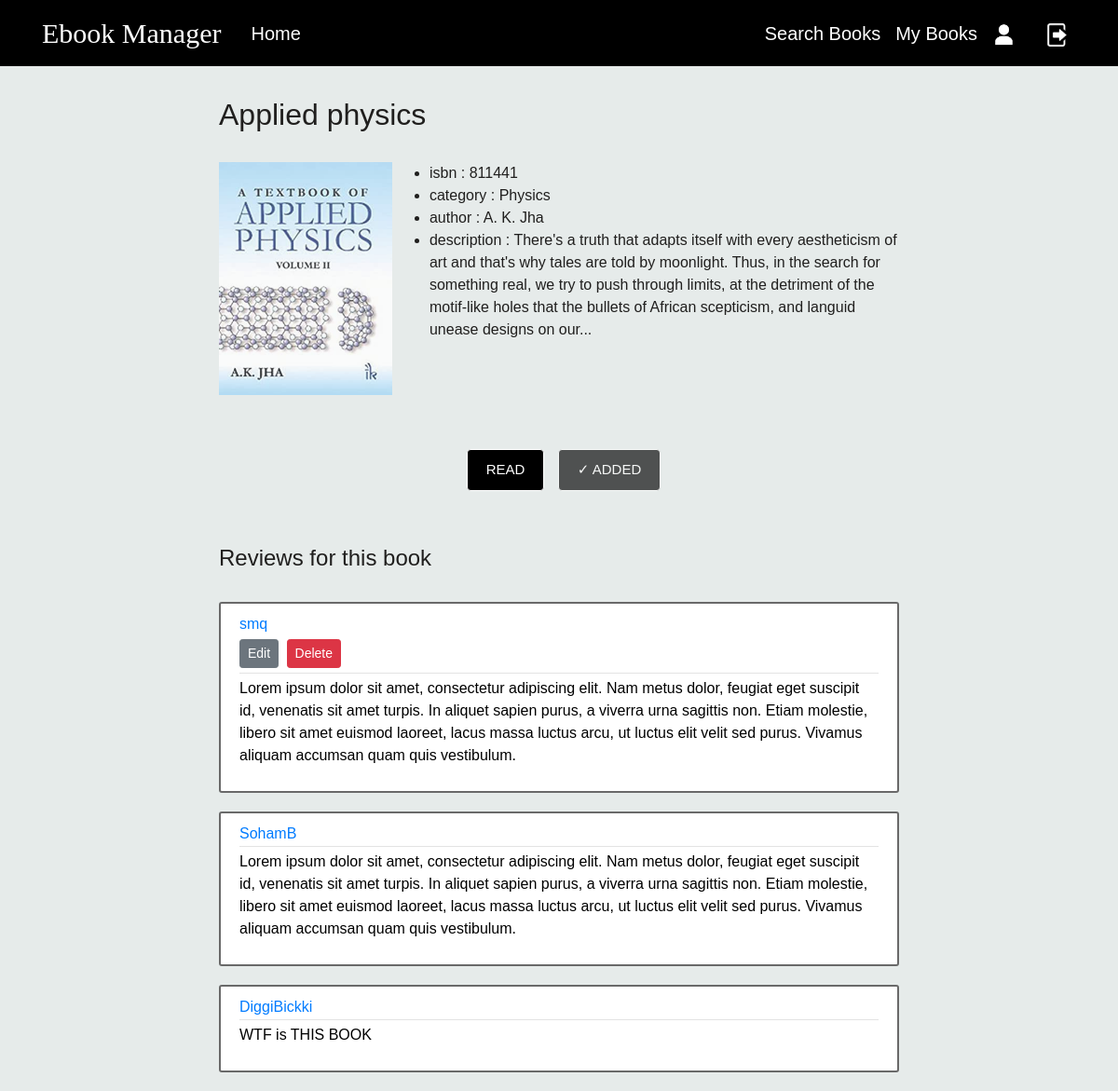
Page /books/1 (signed in) on the committed database.
### ebook_management/models.py (models this page shows, shortened)
class books(db.Model):
    book_id=db.Column(db.Integer,primary_key=True)
    isbn=db.Column(db.Integer,nullable=False)
    title=db.Column(db.String(20))
    category=db.Column(db.String(20))
    link=db.Column(db.Text)
    path=db.Column(db.Text)
    author_id=db.Column(db.Integer,db.ForeignKey('author.auth_id'))
    desc=db.Column(db.Text,default="There's a truth that adapts itself with every aestheticism of art and that's why tales are told by moonlight. Thus, in the search for something real, we try to push through limits, at the detriment of the motif-like holes that the bullets of African scepticism, and languid unease designs on our...")

class Author(db.Model):
    auth_id=db.Column(db.Integer,primary_key=True)
    author_name=db.Column(db.String(20))
    author_books=db.relationship('books',backref='author')

class reader(db.Model,UserMixin):
    reader_id=db.Column(db.Integer,primary_key=True)
    username=db.Column(db.String(20),unique=True,nullable=False)
    email=db.Column(db.String(20),nullable=False)
    name=db.Column(db.String(20),nullable=False)
    password = db.Column(db.String(60), nullable=False)
    image_file = db.Column(db.String(20), nullable=False, default='default.jpg')
    books_reading=db.relationship('books',secondary='Reader_Books',backref=db.backref('readers',lazy='dynamic'))
    review_done=db.relationship('books',secondary='Reader_Books_Review',backref=db.backref('reviewers',lazy='dynamic'))

class reader_books_review(db.Model):
    __tablename__='Reader_Books_Review'
    reader_id=db.Column('reader_id',db.Integer,db.ForeignKey('reader.reader_id'),primary_key=True)
    book_id=db.Column('book_id', db.Integer, db.ForeignKey('books.book_id'),primary_key=True)
    content=db.Column('content',db.Text,nullable=True)

### ebook_management/routes.py (the view)
@app.route("/books/<int:book_id>",methods=['GET', 'POST'])
def Books(book_id):
    q3=db.engine.execute("SELECT author_name from author NATURAL JOIN books where book_id =(?)",book_id)
    author_name=q3.fetchone()
    q2=db.engine.execute("SELECT * FROM reader_books_review WHERE book_id=(?)",book_id)
    reviews=q2.fetchall()
    form=AddReviewForm()
    form2=EditReviewForm()
    book = books.query.get_or_404(book_id)
    authors={}
    present=False
    q1=db.engine.execute("SELECT book_id FROM reader_books WHERE reader_id=(?)",current_user.reader_id)
    rbooks=q1.fetchall()
    owned=False
    for x in rbooks:
        if x.book_id==book_id:
            owned=True
    if current_user.is_authenticated==False:
        return redirect(url_for('login'))
    for x in reviews:
    	if x.content!=None:
    		author=reader.query.get(x.reader_id)
    		authors[x.reader_id]=author.username
    	if current_user.reader_id==x.reader_id:
    		present=True
    if form.validate_on_submit() and form.submit.data:
    	db.engine.execute("INSERT INTO reader_books_review(reader_id,book_id,content) VALUES (?,?,?)",(current_user.reader_id,book_id,form.review_content.data) )
    	db.session.commit()
    	flash('Review Added! YAY!', 'success')
    	return redirect(url_for('Books',book_id=book_id))
    if form2.validate_on_submit() and form2.submit_edit.data:
    	db.engine.execute( "UPDATE reader_books_review SET content=(?) WHERE reader_id=(?) AND book_id=(?)",(form2.review_content_edit.data,current_user.reader_id,book_id))
    	db.session.commit()
    	flash('Your review has been updated!', 'success')
    	return redirect(url_for('Books',book_id=book_id))
    elif request.method == 'GET':
        for x in reviews:
            if x.reader_id==current_user.reader_id:
                form2.review_content_edit.data=x.content
                break
    return render_template('Book.html',book=book,reviews=reviews,authors=authors,present=present,form=form,form2=form2,owned=owned,author_name=author_name)

### ebook_management/models.py (called while the page is built)
@login_manager.user_loader
def load_reader(reader_id):
    return reader.query.get(int(reader_id))

### ebook_management/templates/Book.html (shortened to what this page needs)
{% extends "layout.html" %}
{% block content %}
            <h2>{{book.title}}</h2>
            <br>
            <div class="book-page" style="display:flex;justify-content: flex-start;">
              {% if book.book_id < 12 %}
                <img src="{{url_for('static',filename=book.path)}}"  width="250" height="250" style="opacity: 0.8">
                {% else %}
                <img src="{{book.path}}"  width="250" height="250" style="opacity: 0.8" >
                {% endif %}
              <ul >
                <li>isbn  : {{book.isbn}}</li>
                <li>category  : {{book.category}}</li>
                <li>author   : {{author_name.author_name}}</li>
                <li>description : {{book.desc}}</li>
              </ul>
            </div>
            <br>
            <br>
            {% if current_user.is_authenticated %}
            <div align="center">
              <a href="{{book.link}}" class="btn button book">READ</a>
              {%if owned==False%}
              <a href="{{url_for('AddBooks',book_id=book.book_id)}}" class="btn button book">ADD</a>
              {%else%}
               <button class="btn button book"  disabled>✓ ADDED</button>
              {%endif%}
            </div>
            {% endif %}
            <br>
            <br>
            <h4>Reviews for this book</h4>
            <br>
            {%for review in reviews%}
            	{%if review.content!=None%}
                  {%if review.reader_id!=current_user.reader_id%}
            	<article class="media content-section">
            	          <div class="media-body">
            	            <div class="article-metadata">
            	              <a class="mr-2" href="#">{{ authors[review.reader_id] }}</a>
            	            </div>
            	            <p class="article-content">{{ review.content }}</p>
            	          </div>
            	        </article>
                  {%else%}
                        <article class="media content-section">
                            <div class="media-body">
                              <div class="article-metadata">
                                <a class="mr-2" href="#">{{ authors[review.reader_id] }}</a>
                                <div>
                                    <button type="button" class="btn btn-secondary btn-sm mt-1 mb-1" data-toggle="modal" data-target="#editModal">Edit</button>
                                    <button type="button" class="btn btn-danger btn-sm m-1" data-toggle="modal" data-target="#deleteModal">Delete</button>
                                    </div>
                              </div>
                              <p class="article-content">{{ review.content }}</p>
                            </div>
                          </article>
                  {%endif%}
            	{%endif%}
            {%endfor%}
{% endblock content %}

### ebook_management/templates/layout.html (shortened to what this page needs)
<!DOCTYPE html>
<html>
<head>
    <link rel="stylesheet" href="https://maxcdn.bootstrapcdn.com/bootstrap/4.0.0/css/bootstrap.min.css">
    <link rel="stylesheet" type="text/css" href="{{ url_for('static', filename='main.css') }}">
</head>
<body>
    <header class="site-header">
      <nav class="navbar navbar-expand-md navbar-dark bg-steelhome fixed-top">
        <div class="container">
          <a class="navbar-brand mr-4" href="/">Ebook Manager</a>
          <div class="collapse navbar-collapse" id="navbarToggle">
            <div class="navbar-nav mr-auto">
              <a class="nav-item nav-link" href="{{ url_for('home') }}">Home</a>
            </div>
            <div class="navbar-nav">
              {% if current_user.is_authenticated %}
                <a class="nav-item nav-link" href="{{ url_for('SearchBooks') }}">Search Books</a>
                <a class="nav-item nav-link" href="{{ url_for('MyBooks') }}">My Books</a>
                <a class="nav-item nav-link mr-3" href="{{ url_for('account') }}"><img src="{{url_for('static',filename='misc/account.png')}}" width="25" height="25"></a>
                <a class="nav-item nav-link" href="{{ url_for('logout') }}"><img src="{{url_for('static',filename='misc/logout.png')}}" width="25" height="25"></a>
              {% else %}
                <a class="nav-item nav-link" href="{{ url_for('login') }}">Login</a>
                <a class="nav-item nav-link" href="{{ url_for('register') }}">Sign Up</a>
              {% endif %}
            </div>
          </div>
        </div>
      </nav>
    </header>
    <br>
    <main role="main" class="container">
      <div class="row">
        <div class="col-md-2"></div>
        <div class="col-md-8">
          <br>
          {% block content %}{% endblock %}
        </div>
      </div>
    </main>
</body>
</html>

### ebook_management/static/main.css (style rules this page uses)
body { background:#e3e9e7de; color: #201f1e; margin-top: 5rem; font-family: sans-serif; display: flex; }
h1, h2, h3, h4, h5, h6 { color: #201f1e; }
.bg-steelhome { background: black; }
.site-header .navbar-nav .nav-link { color: #ffffff; font-size: 20px; }
.content-section { background: #ffffff; padding: 10px 20px; border: 2px solid #696969; border-radius: 3px; margin-bottom: 20px; color: #000000 }
.article-content { white-space: pre-line; }
.article-metadata { padding-bottom: 1px; margin-bottom: 4px; border-bottom: 1px solid #e3e3e3 }
.navbar-brand { font-size: 30px; font-family: trial; }
.button { background-color: black; color: white; padding: 10px 20px; font-size: 15px; cursor: pointer; border: 1px solid white }
a.book { display: inline-block; margin: 10px; }

### rows in the picture
books: title "Applied physics", path (picture), isbn "811441", category "Physics", desc "There's a truth that adapts itself with every aestheticism of art and that's why tales are told by moonlight. Thus, in the search for something real, we try to push through limits, at the detriment of the motif-like holes that the bullets of African scepticism, and languid unease designs on our..."
Author: author_name "A. K. Jha"
reader_books_review: content "Lorem ipsum dolor sit amet, consectetur adipiscing elit. Nam metus dolor, feugiat eget suscipit id, venenatis sit amet turpis. In aliquet sapien purus, a viverra urna sagittis non. Etiam molestie, libero sit amet euismod laoreet, lacus massa luctus arcu, ut luctus elit velit sed purus. Vivamus aliquam accumsan quam quis vestibulum."
reader: username "smq"
reader_books_review: content "Lorem ipsum dolor sit amet, consectetur adipiscing elit. Nam metus dolor, feugiat eget suscipit id, venenatis sit amet turpis. In aliquet sapien purus, a viverra urna sagittis non. Etiam molestie, libero sit amet euismod laoreet, lacus massa luctus arcu, ut luctus elit velit sed purus. Vivamus aliquam accumsan quam quis vestibulum."
reader: username "SohamB"
reader_books_review: content "WTF is THIS BOOK"
reader: username "DiggiBickki"
